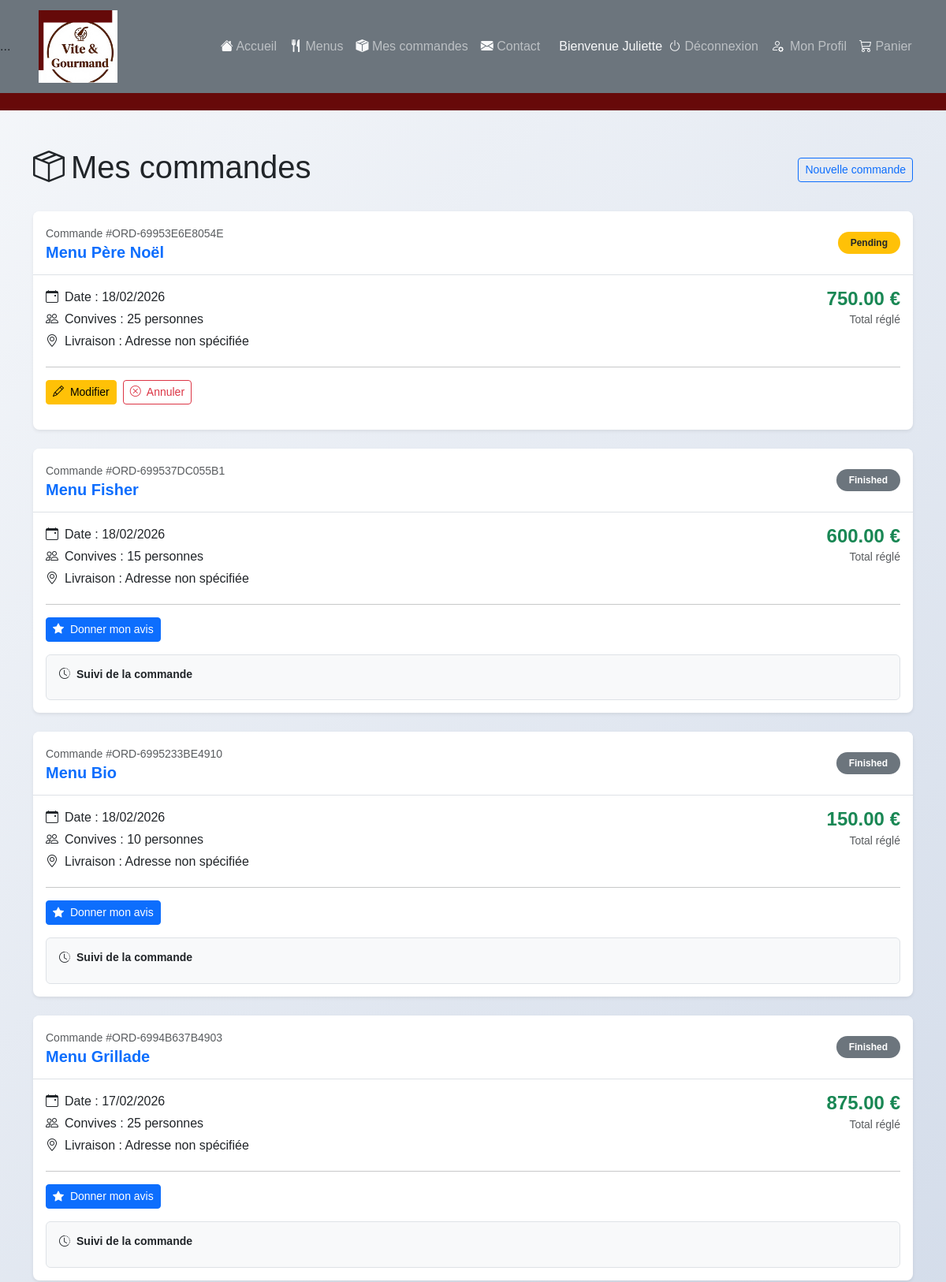
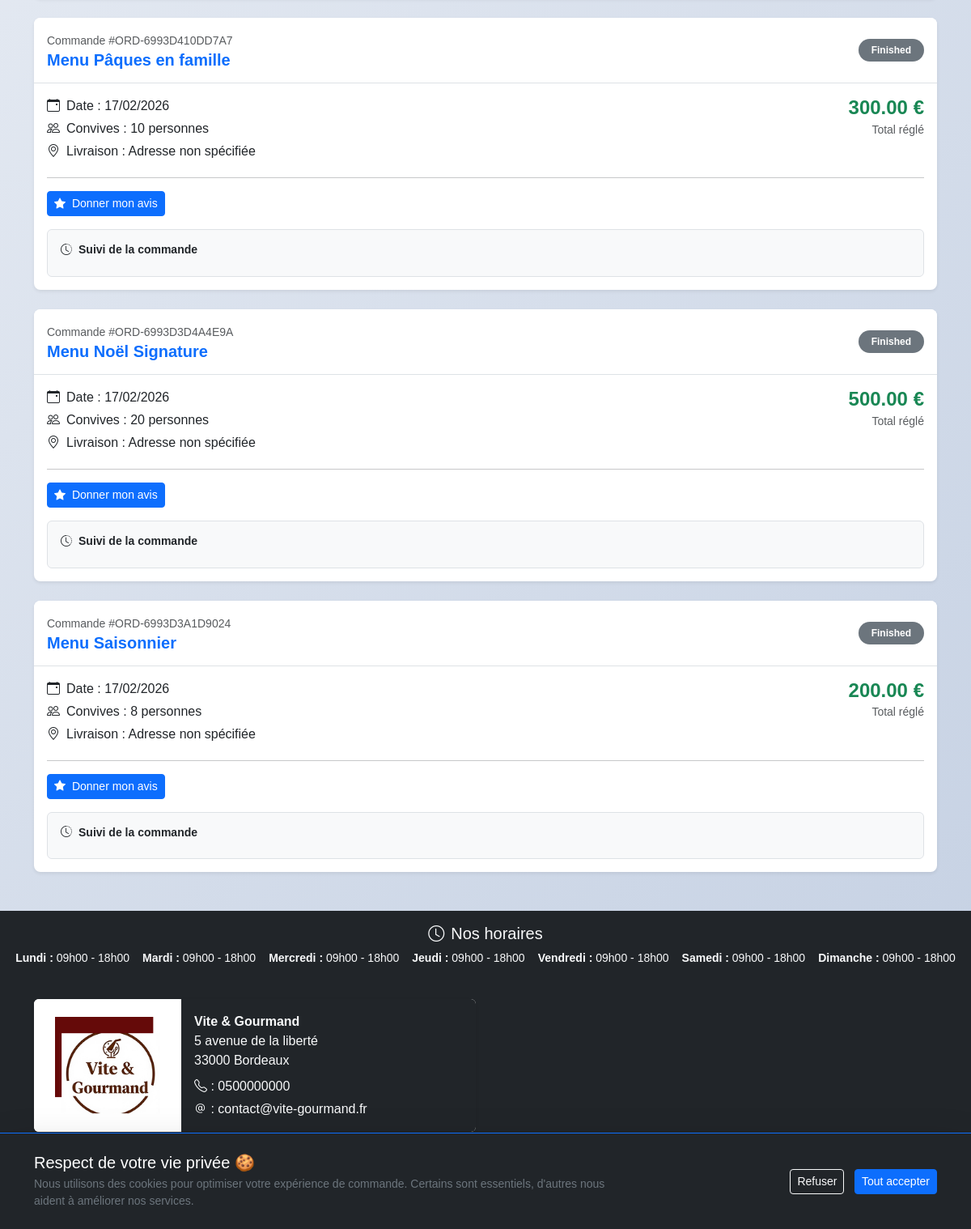
Screenshot of /orders.php (signed in) with the database file from the repository (2 pictures, top to bottom).
### tables this page shows
CREATE TABLE `orders` (
  `id` int(11) NOT NULL,
  `order_number` varchar(50) NOT NULL,
  `order_date` datetime DEFAULT current_timestamp(),
  `order_status` varchar(50) NOT NULL,
  `number_people` int(11) NOT NULL,
  `equipment_ready` tinyint(1) DEFAULT 0,
  `user_id` int(11) NOT NULL,
  `menu_id` int(11) NOT NULL,
  `delivery_address` varchar(255) NOT NULL,
  `delivery_date` date NOT NULL DEFAULT current_timestamp(),
  `delivery_time` time NOT NULL,
  `total_price` decimal(10,2) NOT NULL,
  `cancellation_reason` text DEFAULT NULL,
  `contact_method` enum('GSM','Email') DEFAULT NULL,
  `rating` int(11) DEFAULT NULL,
  `comment` text DEFAULT NULL,
  `is_modified_by_client` tinyint(1) DEFAULT 0
);

CREATE TABLE `menus` (
  `id` int(11) NOT NULL,
  `title` varchar(150) NOT NULL,
  `description` text NOT NULL,
  `starter` varchar(255) DEFAULT NULL,
  `main_course` varchar(255) DEFAULT NULL,
  `dessert` varchar(255) DEFAULT NULL,
  `price` decimal(10,2) NOT NULL,
  `min_people` int(11) NOT NULL,
  `remaining_quantity` int(11) NOT NULL,
  `conditions` text DEFAULT NULL,
  `image` varchar(255) DEFAULT NULL,
  `theme_id` int(11) NOT NULL,
  `diet_id` int(11) NOT NULL,
  `created_at` datetime DEFAULT current_timestamp(),
  `allergens` text DEFAULT NULL,
  `is_active` tinyint(4) DEFAULT NULL
);

CREATE TABLE `opening_hours` (
  `id` int(11) NOT NULL,
  `day_name` varchar(20) NOT NULL,
  `open_time` time DEFAULT '09:00:00',
  `close_time` time DEFAULT '18:00:00',
  `is_closed` tinyint(1) DEFAULT 0
);

### classes/database.php (called while the page is built, shortened)
<?php
class Database
{
    private static $pdo = null;
    public static function getConnection(): PDO
    {
        if (self::$pdo === null) {
            $jawsUrl = getenv('JAWSDB_URL');
            if ($jawsUrl) {
                $url = parse_url($jawsUrl);
                $host     = $url['host'];
                $db_name  = substr($url['path'], 1);
                $user     = $url['user'];
                $password = $url['pass'];
                $port     = $url['port'] ?? '3306';
            } else {
                $host     = getenv('DB_HOST');
                $db_name  = getenv('DB_NAME');
                $user     = getenv('DB_USER');
                $password = getenv('DB_PASS') ?: getenv('DB_PASSWORD');
                $port     = getenv('DB_PORT') ?: '3306';
            }
            $dsn = "mysql:host=$host;port=$port;dbname=$db_name;charset=utf8mb4";
            try {
                self::$pdo = new PDO(
                    $dsn,
                    $user,
                    $password,
                    [
                        PDO::ATTR_ERRMODE => PDO::ERRMODE_EXCEPTION,
                        PDO::ATTR_DEFAULT_FETCH_MODE => PDO::FETCH_ASSOC,
                        PDO::MYSQL_ATTR_INIT_COMMAND => "SET NAMES utf8mb4"
                    ]
                );
            } catch (PDOException $e) {
                die("Erreur de connexion à la base de données. Veuillez contacter l'administrateur.");
            }
        }
        return self::$pdo;
    }
}

### classes/Order.php (called while the page is built, shortened)
<?php
require_once __DIR__ . '/database.php';
class Order
{
    private PDO $pdo;
    public function __construct()
    {
        $this->pdo = Database::getConnection();
    }
    public function getByUser(int $userId): array
    {
        $sql = "
            SELECT
                o.id,
                o.order_number,
                o.order_date,
                o.order_status,
                o.number_people,
                o.equipment_ready,
                o.total_price,
                m.title,
                m.price
            FROM orders o
            INNER JOIN menus m ON o.menu_id = m.id
            WHERE o.user_id = ?
            ORDER BY o.order_date DESC
        ";
        $stmt = $this->pdo->prepare($sql);
        $stmt->execute([$userId]);
        return $stmt->fetchAll();
    }
}

### orders.php (the view, shortened to what this page needs)
<?php
require_once 'classes/database.php';
require_once 'classes/Order.php';
include 'includes/header.php';
include 'includes/navbar.php';
$database = new Database();
$db = $database->getConnection();
function getStatusColor($status)
{
    return match ($status) {
        'pending'          => 'warning text-dark',
        'accepted'         => 'info text-white',
        'preparing'        => 'primary',
        'shipping'         => 'info',
        'delivered'        => 'success',
        'waiting_material' => 'danger',
        'finished'         => 'secondary',
        'cancelled'        => 'dark',
        default            => 'light text-dark',
    };
}
$orderManager = new Order($db);
$orders = $orderManager->getByUser($_SESSION['user']['id']);
?>
<div class="container my-5">
    <div class="d-flex justify-content-between align-items-center mb-4">
        <h1><i class="bi bi-box-seam me-2"></i>Mes commandes</h1>
        <a href="menus.php" class="btn btn-outline-primary btn-sm">Nouvelle commande</a>
    </div>
    <?php if (empty($orders)) : ?>
        <div class="alert alert-info py-5 text-center shadow-sm">
            <i class="bi bi-emoji-smile fs-1 d-block mb-3"></i>
            <p class="mb-0">Vous n'avez pas encore passé de commande. Nos chefs n'attendent que vous !</p>
        </div>
    <?php else : ?>
        <?php foreach ($orders as $o) : ?>
            <div class="card mb-4 shadow-sm border-0 rounded-3 overflow-hidden">
                <div class="card-header bg-white d-flex justify-content-between align-items-center py-3 border-bottom">
                    <div>
                        <span class="text-muted small">Commande #<?= htmlspecialchars($o['order_number']) ?></span>
                        <h5 class="mb-0 text-primary fw-bold"><?= htmlspecialchars($o['title']) ?></h5>
                    </div>
                    <span class="badge rounded-pill px-3 py-2 bg-<?= getStatusColor($o['order_status']) ?>">
                        <?= ucfirst(str_replace('_', ' ', $o['order_status'])) ?>
                    </span>
                </div>
                <div class="card-body">
                    <div class="row mb-3">
                        <div class="col-md-6">
                            <p class="mb-1"><i class="bi bi-calendar-event me-2"></i>Date : <?= date('d/m/Y', strtotime($o['order_date'] ?? $o['created_at'])) ?></p>
                            <p class="mb-1"><i class="bi bi-people me-2"></i>Convives : <?= $o['number_people'] ?> personnes</p>
                            <p class="mb-1"><i class="bi bi-geo-alt me-2"></i>Livraison : <?= htmlspecialchars($o['delivery_address'] ?? 'Adresse non spécifiée') ?></p>
                        </div>
                        <div class="col-md-6 text-md-end">
                            <p class="h4 text-success mb-0 fw-bold"><?= number_format($o['total_price'], 2) ?> €</p>
                            <small class="text-muted">Total réglé</small>
                        </div>
                    </div>
                    <hr class="opacity-25">
                    <div class="d-flex flex-wrap gap-2 mb-3">
                        <?php if ($o['order_status'] === 'pending'): ?>
                            <a href="employee/edit_order.php?id=<?= $o['id'] ?>" class="btn btn-sm btn-warning">
                                <i class="bi bi-pencil me-1"></i> Modifier
                            </a>
                            <button onclick="confirmCancel(<?= $o['id'] ?>)" class="btn btn-sm btn-outline-danger">
                                <i class="bi bi-x-circle me-1"></i> Annuler
                            </button>
                        <?php elseif ($o['order_status'] === 'finished' && empty($o['rating'])): ?>
                            <button type="button" class="btn btn-sm btn-primary" data-bs-toggle="modal" data-bs-target="#modalAvis<?= $o['id'] ?>">
                                <i class="bi bi-star-fill me-1"></i> Donner mon avis
                            </button>
                        <?php endif; ?>
                    </div>
                    <?php if ($o['order_status'] !== 'pending' && $o['order_status'] !== 'cancelled'): ?>
                        <div class="bg-light p-3 rounded border">
                            <h6 class="fw-bold mb-2 small"><i class="bi bi-clock-history me-2"></i>Suivi de la commande</h6>
                        </div>
                    <?php endif; ?>
                </div>
            </div>
        <?php endforeach; ?>
    <?php endif; ?>
</div>
<?php include 'includes/footer.php'; ?>

### includes/footer.php (shortened to what this page needs)
<?php
$opening_hours = [];
if (isset($db)) {
    $stmtFooter = $db->query("SELECT * FROM opening_hours ORDER BY id ASC");
    $opening_hours = $stmtFooter->fetchAll();
}
?>
<footer class="bg-dark text-light mt-5">
    <div class="text-center py-3">
        <h5><i class="bi bi-clock me-2"></i>Nos horaires</h5>
        <div class="d-flex flex-wrap justify-content-center gap-3 small">
            <?php foreach ($opening_hours as $hour): ?>
                <span>
                    <strong><?= $hour['day_name'] ?> :</strong>
                    <?php if ($hour['is_closed']): ?>
                        <span class="text-danger">Fermé</span>
                    <?php else: ?>
                        <?= date('H\hi', strtotime($hour['open_time'])) ?> - <?= date('H\hi', strtotime($hour['close_time'])) ?>
                    <?php endif; ?>
                </span>
            <?php endforeach; ?>
        </div>
    </div>
    <?php if (!isset($_COOKIE['cookie_consent'])): ?>
        <div id="cookie-banner" class="fixed-bottom bg-dark text-white p-4 shadow-lg border-top border-primary" style="z-index: 9999;">
            <div class="container">
                <div class="row align-items-center">
                    <div class="col-md-8">
                        <h5 class="mb-1">Respect de votre vie priv&eacute;e 🍪</h5>
                        <p class="small mb-0 text-secondary">
                            Nous utilisons des cookies pour optimiser votre exp&eacute;rience de commande.
                            Certains sont essentiels, d'autres nous aident &agrave; am&eacute;liorer nos services.
                        </p>
                    </div>
                    <div class="col-md-4 text-md-end mt-3 mt-md-0">
                        <a href="../ajax/set_cookie.php?choice=refused" class="btn btn-outline-light btn-sm me-2">Refuser</a>
                        <a href="../ajax/set_cookie.php?choice=accepted" class="btn btn-primary btn-sm">Tout accepter</a>
                    </div>
                </div>
            </div>
        </div>
    <?php endif; ?>
    <div class="container py-4">
        <div class="row">
            <div class="col-lg-6 col-md-8 mx-auto mx-lg-0">
                <div class="card row g-0 flex-column flex-lg-row overflow-hidden border-secondary">
                    <div class="col-lg-4 bg-white d-flex align-items-center justify-content-center p-2">
                        <img class="img-fluid" src="/assets/img/imgAcc/logo.ico" alt="logo" style="max-height: 120px;" />
                    </div>
                    <div class="col-lg-8 card-body bg-dark text-light">
                        <p class="mb-2"><strong>Vite & Gourmand</strong><br> 5 avenue de la liberté <br> 33000 Bordeaux</p>
                        <p class="mb-1"><i class="bi bi-telephone"></i> : 0500000000 </p>
                        <p class="mb-0"><i class="bi bi-at"></i> : contact@vite-gourmand.fr</p>
                    </div>
                </div>
            </div>
        </div>
        <div class="text-end py-2 mt-3">
            <a href="/" class="text-light me-2">Accueil</a>
            <a href="/contact.php" class="text-light me-2">Contact</a>
            <a href="/mentions-legales.php" class="text-light me-2">Mentions légales</a>
            <a href="/cgv.php" class="text-light">CGV</a>
        </div>
    </div>
    <div class="text-center py-2" style="background-color: #660909;">
    </div>
</footer>
</body>
</html>

### assets/css/style.css (style rules this page uses)
body { font-family: Arial, sans-serif; background: linear-gradient(135deg, #f5f7fa 0%, #c3cfe2 100%); min-height: 100vh; }
.card { border: none; box-shadow: 0 0.125rem 0.25rem rgba(0, 0, 0, 0.075); }

### rows the page displays
orders: order_number "ORD-69953E6E8054E", menu.title "Menu Père Noël", order_status "Pending", order_date "18/02/2026", number_people "25", delivery_address "Adresse non spécifiée", total_price "750.00"
orders: order_number "ORD-699537DC055B1", menu.title "Menu Fisher", order_status "Finished", order_date "18/02/2026", number_people "15", delivery_address "Adresse non spécifiée", total_price "600.00", shows "Suivi de la commande"
orders: order_number "ORD-6995233BE4910", menu.title "Menu Bio", order_status "Finished", order_date "18/02/2026", number_people "10", delivery_address "Adresse non spécifiée", total_price "150.00", shows "Suivi de la commande"
orders: order_number "ORD-6994B637B4903", menu.title "Menu Grillade", order_status "Finished", order_date "17/02/2026", number_people "25", delivery_address "Adresse non spécifiée", total_price "875.00", shows "Suivi de la commande"
orders: order_number "ORD-6993D410DD7A7", menu.title "Menu Pâques en famille", order_status "Finished", order_date "17/02/2026", number_people "10", delivery_address "Adresse non spécifiée", total_price "300.00", shows "Suivi de la commande"
orders: order_number "ORD-6993D3D4A4E9A", menu.title "Menu Noël Signature", order_status "Finished", order_date "17/02/2026", number_people "20", delivery_address "Adresse non spécifiée", total_price "500.00", shows "Suivi de la commande"
orders: order_number "ORD-6993D3A1D9024", menu.title "Menu Saisonnier", order_status "Finished", order_date "17/02/2026", number_people "8", delivery_address "Adresse non spécifiée", total_price "200.00", shows "Suivi de la commande"
opening_hours: day_name "Lundi", open_time "09h00", close_time "18h00"
opening_hours: day_name "Mardi", open_time "09h00", close_time "18h00"
opening_hours: day_name "Mercredi", open_time "09h00", close_time "18h00"
opening_hours: day_name "Jeudi", open_time "09h00", close_time "18h00"
opening_hours: day_name "Vendredi", open_time "09h00", close_time "18h00"
opening_hours: day_name "Samedi", open_time "09h00", close_time "18h00"
opening_hours: day_name "Dimanche", open_time "09h00", close_time "18h00"

### other values shown
$_SESSION['user']['firstname'] "Juliette"
